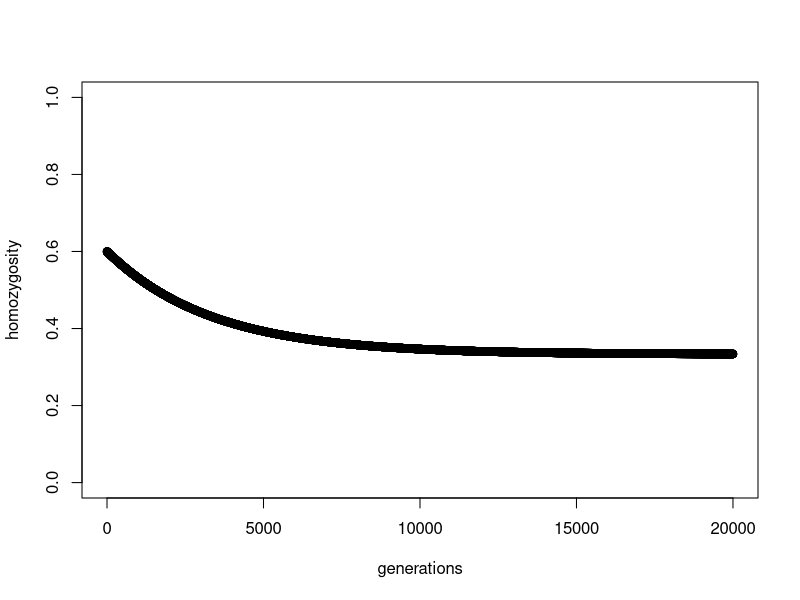
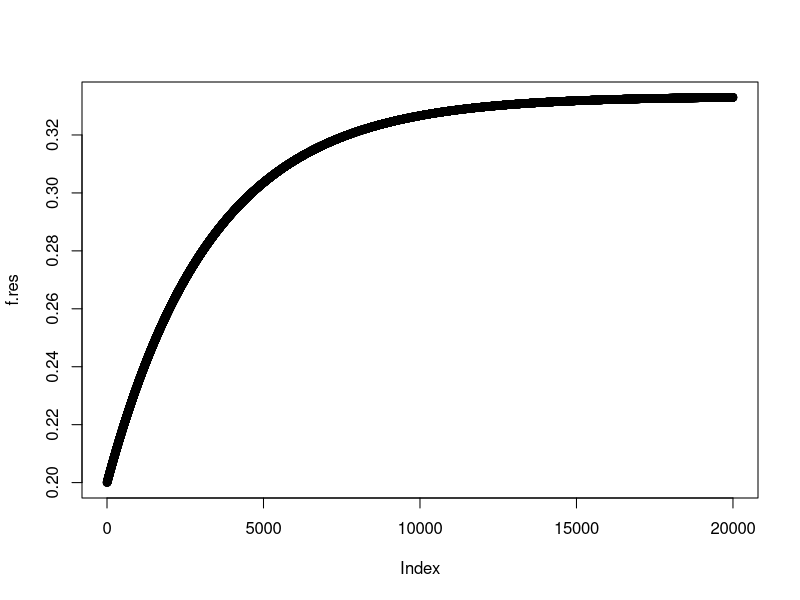

Reproduce these figures in R, in order.
## Drift and mutation formulas and trajectories


# Function for computing equilibrium heterozygosity 
H.eq <- function(N, u) 
{ 
  theta <- 4*N*u 
  H <- theta/(theta+1) 
  return(H) 
} 
 
# Example run 
#plot(H.eq(seq(100,1000000,10000), 10^-6)) 
 
 
# Formula for change in f under drift and mutation 
f <- function(f, N, u) 
{ 
  f.prime <- (((1/(2*N)) + ((1 - (1/(2*N)))*f))*((1-u)^2)) 
  return(f.prime)
}

## approach to equilibrium for 20000 generations assuming N=5000 and u=10^-4

f.res <- numeric()
f.res[1] <- 0.6
for(i in seq(2,20000))
{
  f.res[i] <- f(f.res[i-1], 5000, 10^-4)
}

plot(f.res, ylab="homozygosity", xlab="generations", ylim=c(0,1))  
# lines(f.res) # para plotar outros valores de N ou u no mesmo gráfico  
  
# Pense nos valores das populações Ameríndias com H baixo (para micros), com valores em torno 
# de 0,6. Supondo N=5000 e u=10^-4, quanto tempo demorariam para voltar ao equilíbrio?
   
    
# checando relação da convergência com valor de equilíbrio
f.res <- numeric()
f.res[1] <- 0.2
for(i in seq(2,20000))
{
  f.res[i] <- f(f.res[i-1], 5000, 10^-4)
}

plot(f.res)  

# checando valor de convergência com valor observado
abline(h=H.eq(5000, 10^-4))           
